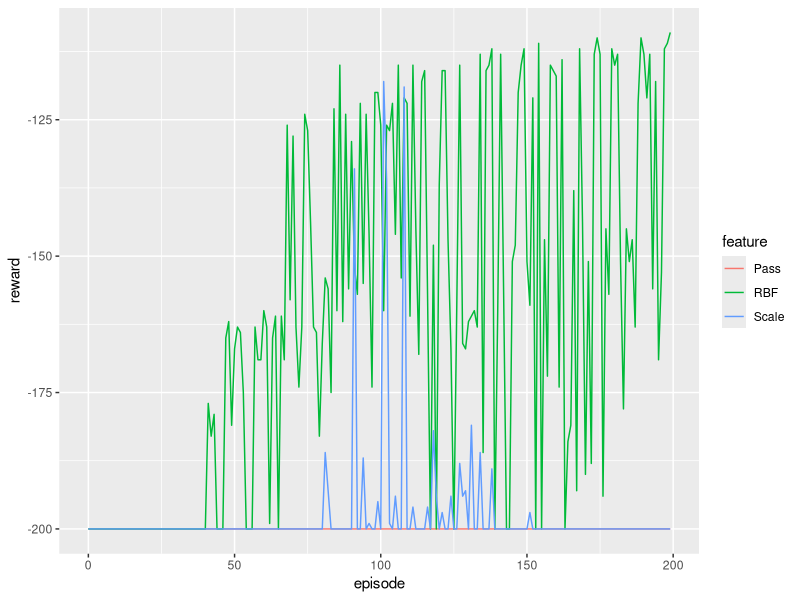
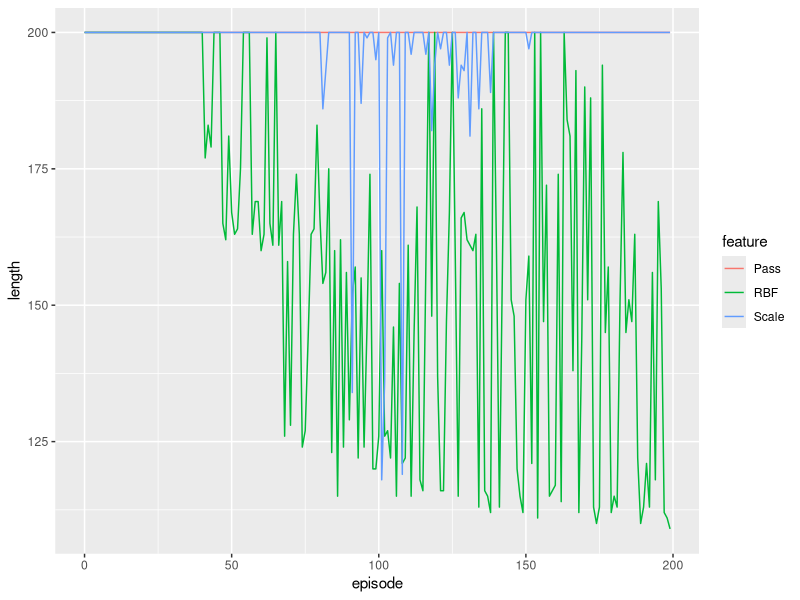
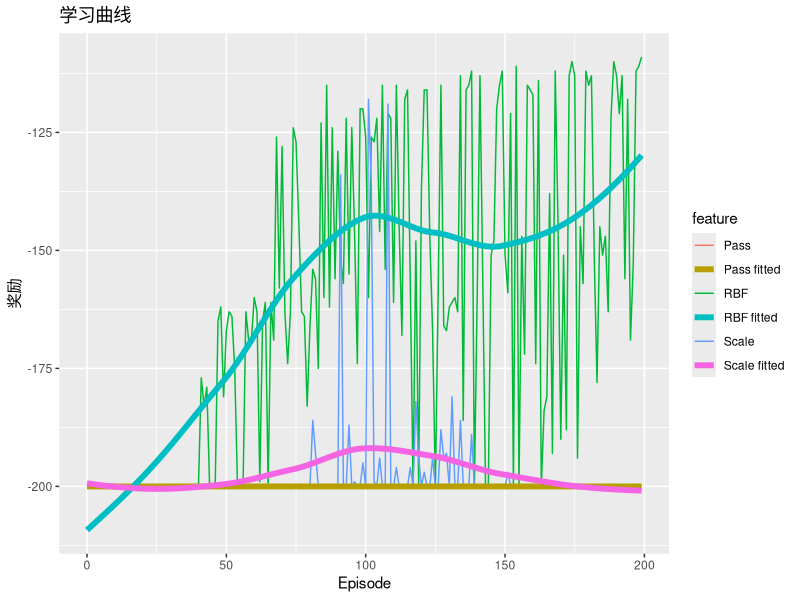

Write R code to recreate these figures, in order.
require(ggplot2)

episode_stat <- read.csv('../data/q_learning_car_mountain.csv')



# 奖励趋势
p <- ggplot(episode_stat, aes(x=episode, y=reward, color = feature))
p <- p + geom_line()
p

# 每轮步数趋势
p <- ggplot(episode_stat, aes(x=episode, y=length, color = feature))
p <- p + geom_line()
p



# 平滑曲线，方便观察
feature_method <- c('Pass', 'RBF', 'Scale')


fit_result <- data.frame()
for(feature in feature_method) {
  index <- episode_stat$feature == feature
  x <- episode_stat$episode[index]
  y <- episode_stat$reward[index]
  fit <- loess(y~x)
  fit_y <- predict(fit)
  
  this_result <- data.frame(feature=paste(feature,'fitted'), episode = x, reward = fit_y)
  fit_result <- rbind(fit_result, this_result)
}

p <- ggplot()
p <- p + geom_line(data=episode_stat, aes(x=episode, y=reward,  color = feature))
p <- p + geom_line(data=fit_result, aes(x=episode,y=reward, color=feature), size =2)
p <- p + xlab('Episode') + ylab('奖励') + ggtitle('学习曲线')
p

 
